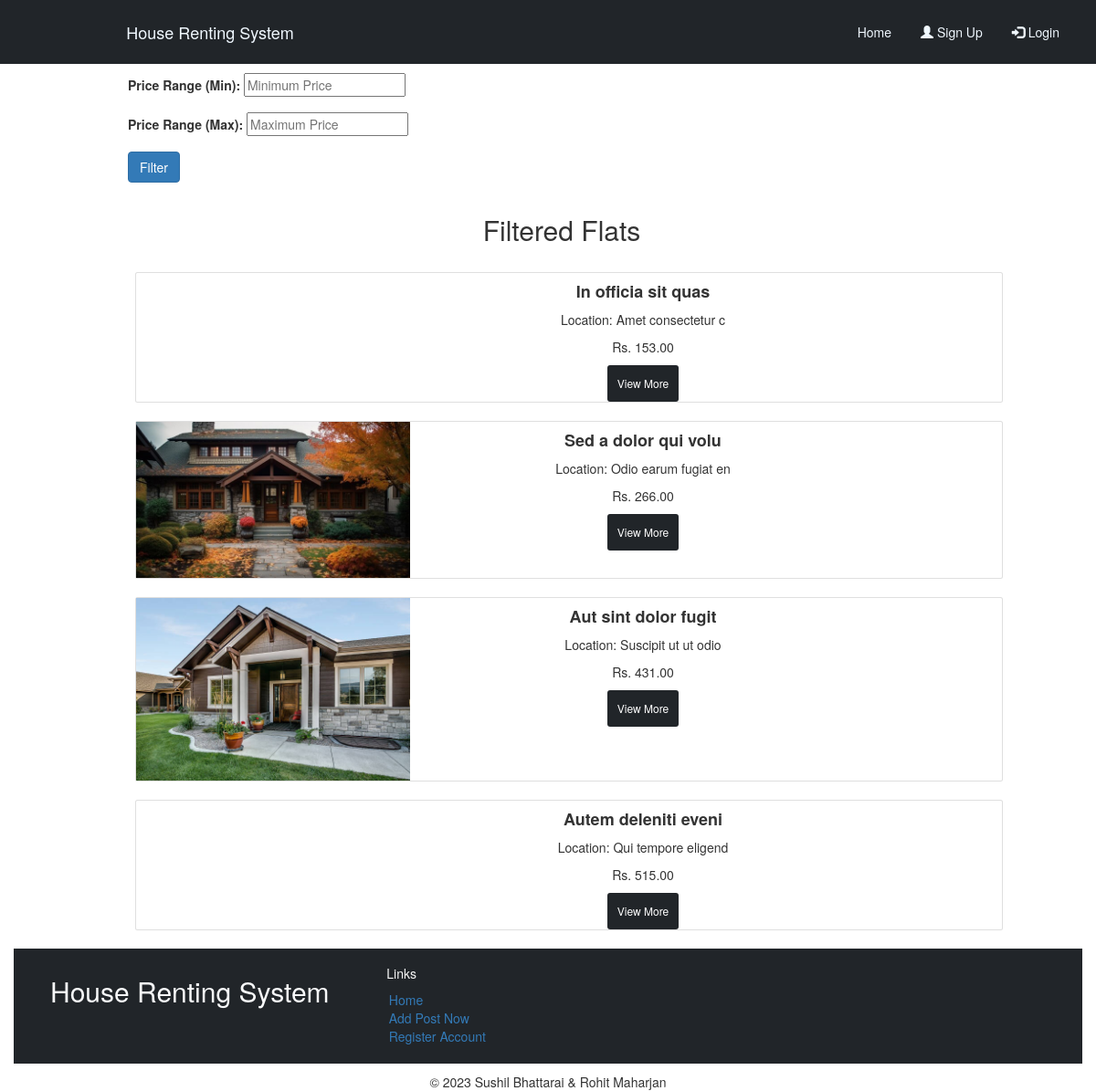
The page /filter_flat on the database as committed earlier.
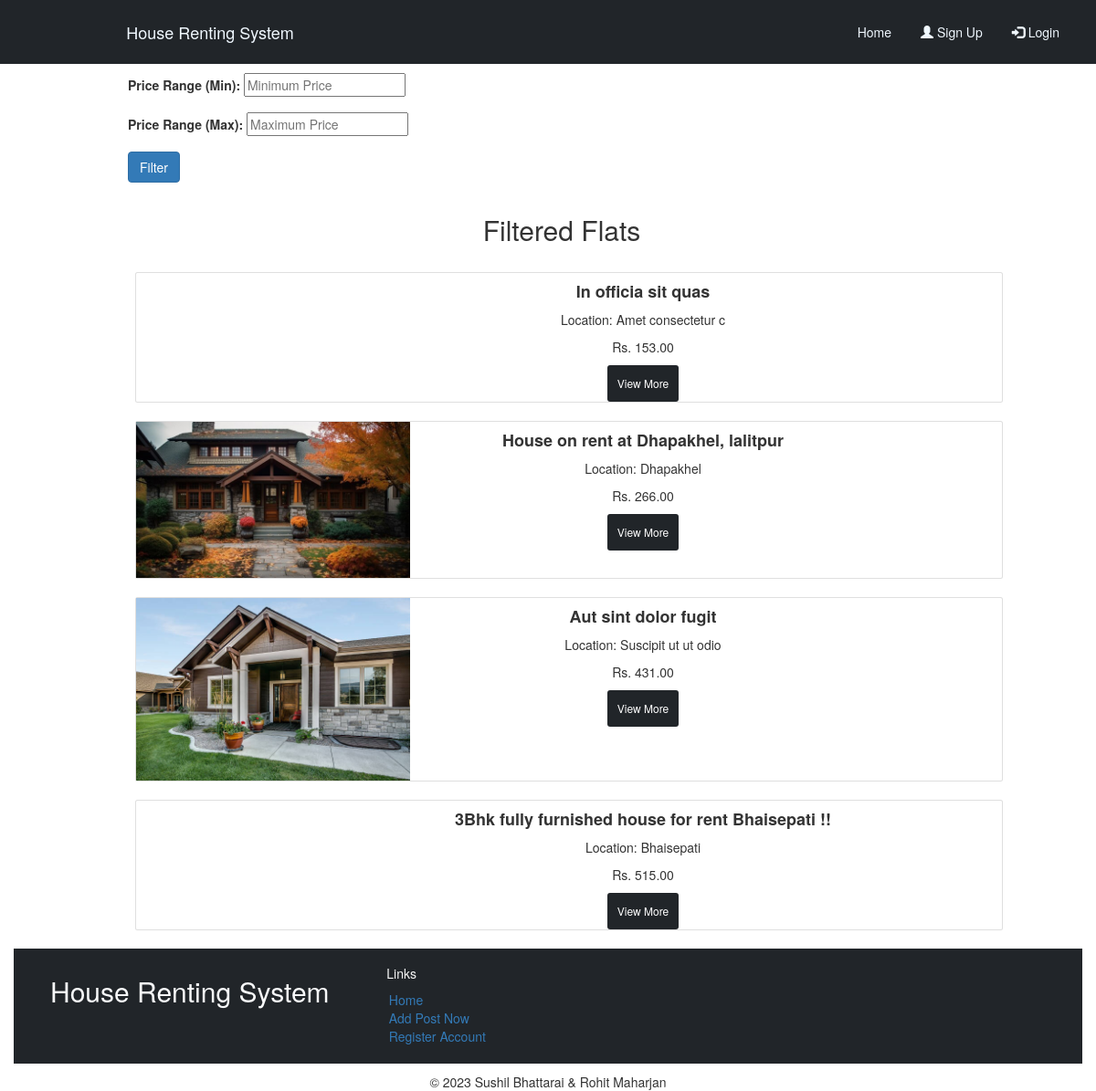
The same page on the database as committed later.
### houserent/models.py (models this page shows)
class FlatsAvailable(models.Model):
    uid=models.ForeignKey(User, verbose_name="User Id", on_delete=models.CASCADE,default=6)
    title = models.CharField(max_length=100)
    full_name=models.CharField(max_length=50,null=True)
    email=models.EmailField(max_length=254,null=True)
    phone=models.IntegerField(null=True)
    description = models.TextField()
    price = models.DecimalField(max_digits=10, decimal_places=2)
    location = models.CharField(max_length=200,)
    bedroom = models.PositiveIntegerField()
    livingroom = models.PositiveIntegerField()
    bathroom = models.PositiveIntegerField()
    kitchen = models.PositiveIntegerField()
    contact_number = models.CharField(max_length=15)
    date_and_time=models.DateTimeField(default=timezone.now)
    images = models.ImageField(upload_to='uploads',null=True)
    slugs=models.SlugField(unique=True,null=True)
    def __str__(self):
        return self.title

### houserent/views.py (the view)
# urls.py: path('filter_flat', views.filter_flats, name='filter-flat'),
def filter_flats(request):
    flats = None
    if request.method == 'POST':
        price_min = request.POST.get('priceMin')
        price_max = request.POST.get('priceMax')
        if price_min is not None and price_max is not None:
            all_flats = FlatsAvailable.objects.filter(price__gte=price_min, price__lte=price_max)
            all_flats = quicksort(list(all_flats))
            paginator = Paginator(all_flats, 4)
            page = request.GET.get('page', 1)  \
            try:
                flats = paginator.page(page)
            except PageNotAnInteger:
                flats = paginator.page(1)
            except EmptyPage:
                flats = paginator.page(paginator.num_pages)
    else:
        all_flats = FlatsAvailable.objects.all()
        all_flats = quicksort(list(all_flats))
        paginator = Paginator(all_flats, 4)
        page = request.GET.get('page', 1)  # Set a default page number of 1
        try:
            flats = paginator.page(page)
        except PageNotAnInteger:
            flats = paginator.page(1)
        except EmptyPage:
            flats = paginator.page(paginator.num_pages)
    context = {'flats': flats}
    return render(request, 'filter_flat.html', context)

### houserent/views.py (called while the page is built)
def quicksort(arr):
    if len(arr) <= 1:
        return arr
    else:
        pivot = arr[0].price
        less = [flat for flat in arr[1:] if flat.price <= pivot]
        greater = [flat for flat in arr[1:] if flat.price > pivot]
        return quicksort(less) + [arr[0]] + quicksort(greater)

### houserent/templates/filter_flat.html (shortened to what this page needs)
{% extends 'layout.html' %}
{% load static%}
{% block content %}
<div class="container">
  <div class="row  ">
    <div class="col-12 col-md-12">
      <div class="filter">
        <form method="POST" action="{% url 'filter-flat' %}">
          <div class="form-outline form-white mb-4">
            <label for="priceMin">Price Range (Min):</label>
            <input type="number" id="priceMin" name="priceMin" placeholder="Minimum Price">
          </div>
          <div class="form-outline form-white mb-4">
            <label for="priceMax">Price Range (Max):</label>
            <input type="number" id="priceMax" name="priceMax" placeholder="Maximum Price">
          </div>
          <div class="form-outline form-white mb-4">
            <button class="btn btn-primary" type="submit">Filter</button>
          </div>
        </form>
      </div>
    </div>
    <center>
        {% if flats %}
            <h2>Filtered Flats</h2>
            <br>
            {% for flat in flats %}
                <div class="container">
                  <div class="card">
                    <div class="row">
                      <div class="col-sm-4">
                        <a href="{% url 'flats' flat.slugs flat.id %}"> <img src="{{ flat.images.url }}" alt="" style="width: 300px;"> </a>
                      </div>
                      <div class="image-box col-sm-6">
                        <div class="card-block">
                          <h4><b>{{ flat }}</b></h4>
                          <p>Location: {{ flat.location }}</p>
                          <p>Rs. {{ flat.price }}</p>
                          <a href="{% url 'flats' flat.slugs flat.id %}" class="btn btn-dark btn-sm float-right" style="padding:10px ;">View More</a>
                        </div>
                      </div>
                    </div>
                  </div>
                  <br>
                </div>
            {% endfor %}
        {% else %}
            <h2>No flats found.</h2>
            <hr>
        {% endif %}
    </center>
  </div>
</div>
{% endblock %}

Rows that differ between the two databases and show on the page:
changed FlatsAvailable: title "Sed a dolor qui volu" → "House on rent at Dhapakhel, lalitpur"; location "Odio earum fugiat en" → "Dhapakhel"
changed FlatsAvailable: title "Autem deleniti eveni" → "3Bhk fully furnished house for rent Bhaisepati !!"; location "Qui tempore eligend" → "Bhaisepati"
